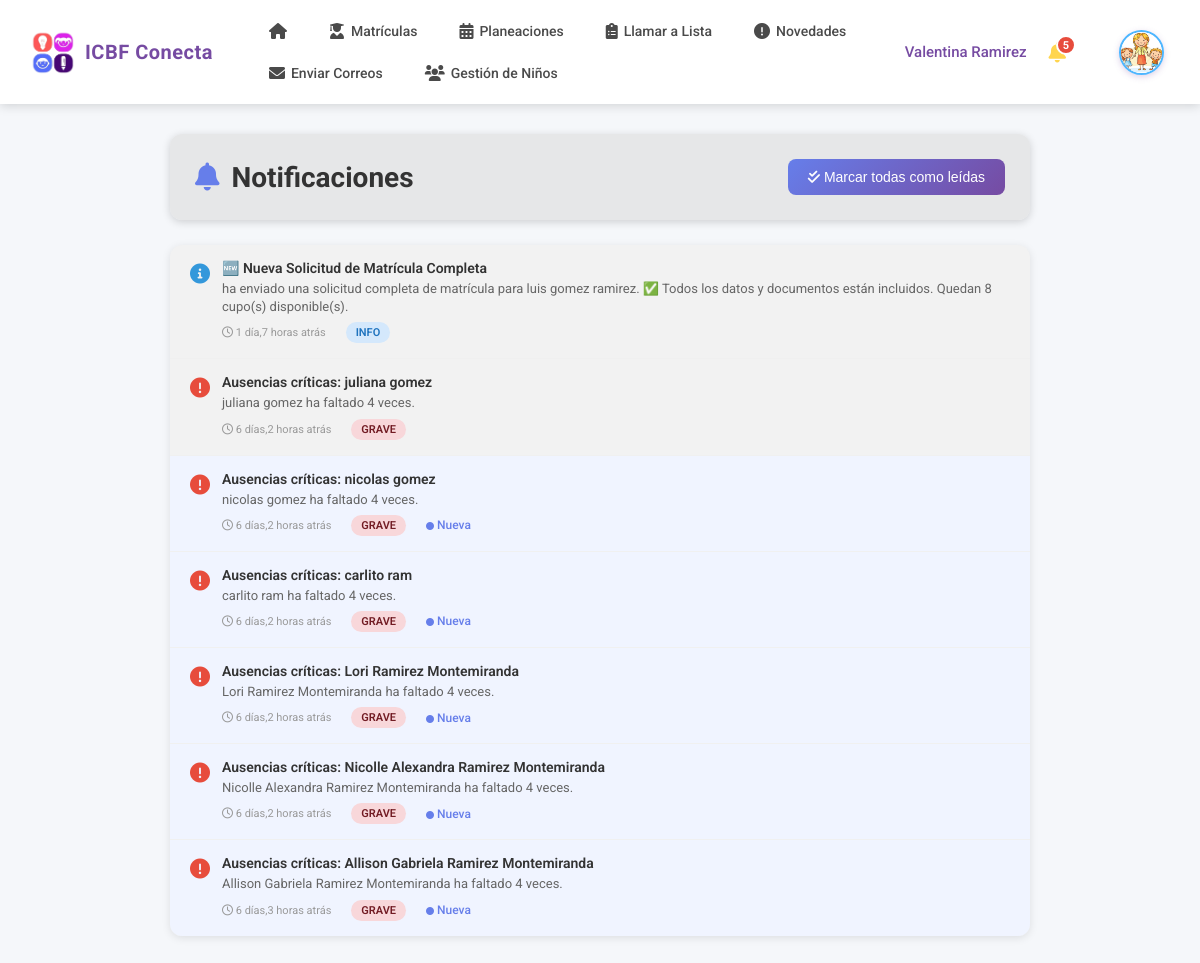
The app's page /notifications/ (signed in), older data.
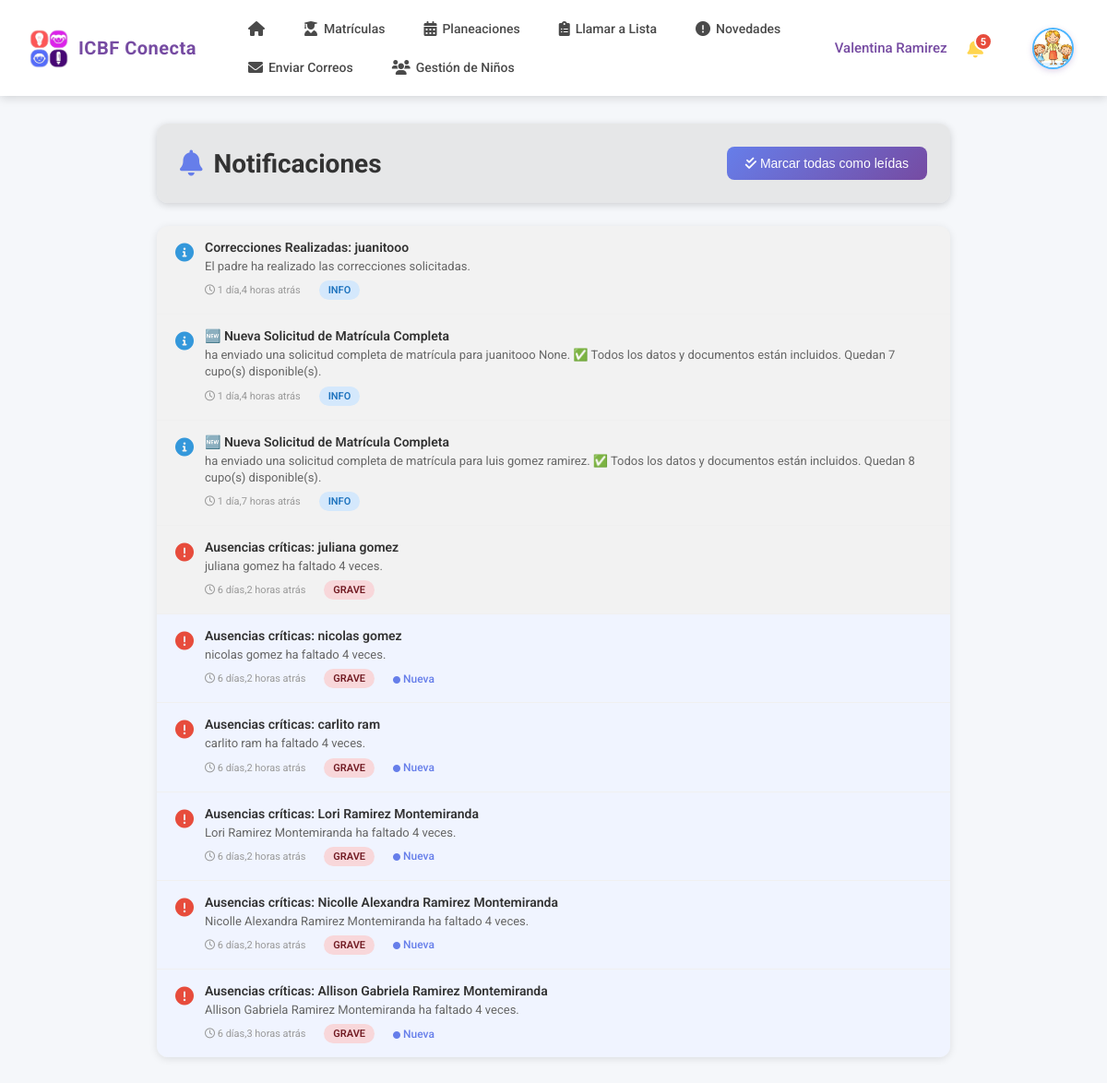
The same page, newer data.
### notifications/models.py (models this page shows, shortened)
class Notification(models.Model):
    title = models.CharField(max_length=200)
    message = models.TextField()
    level = models.CharField(
        max_length=20,
        choices=[("grave", "Grave"), ("warning", "Warning"), ("info", "Info")],
        default="info",
    )
    created_at = models.DateTimeField(auto_now_add=True)
    read = models.BooleanField(default=False)
    recipient = models.ForeignKey(
        User,
        null=True,
        blank=True,
        on_delete=models.CASCADE,
        related_name="notifications_received"
    )
    content_type = models.ForeignKey(
        ContentType,
        on_delete=models.CASCADE,
        null=True,
        blank=True,
        related_name="notifications_content"
    )
    object_id = models.PositiveIntegerField(null=True, blank=True)
    related_object = GenericForeignKey("content_type", "object_id")
    class Meta:
        ordering = ["-created_at"]

### notifications/views.py (the view)
# urls.py: path('', views.notificaciones_list, name='list'),
@login_required
def notificaciones_list(request):
    notificaciones = Notification.objects.filter(recipient=request.user).order_by('-created_at')
    return render(request, 'notificaciones/list.html', {
        'notificaciones': notificaciones
    })

### templates/notificaciones/list.html (shortened to what this page needs)
{% load static %}
<!DOCTYPE html>
<html lang="es">
<head>
    <link rel="stylesheet" href="https://cdnjs.cloudflare.com/ajax/libs/font-awesome/6.4.0/css/all.min.css">
</head>
<body>
    {% include 'madre/navbar_madre.html' %}
    <div class="container">
        <div class="header">
            <h1>
                <i class="fas fa-bell"></i>
                Notificaciones
            </h1>
            {% if notificaciones %}
            <button class="mark-all-btn" onclick="marcarTodasLeidas()">
                <i class="fas fa-check-double"></i> Marcar todas como leídas
            </button>
            {% endif %}
        </div>
        <div class="notifications-container">
            {% if notificaciones %}
                {% for notif in notificaciones %}
                <div class="notification-item {% if not notif.read %}unread{% endif %}"
                     {% if notif.object_id %}onclick="handleNotificationClick({{ notif.object_id }}, {{ notif.id }}, '{{ notif.title }}');"{% endif %}>
                    <div class="notification-icon">
                        {% if notif.level == 'grave' %}
                            <i class="fas fa-exclamation-circle" style="color: #e74c3c;"></i>
                        {% elif notif.level == 'warning' %}
                            <i class="fas fa-exclamation-triangle" style="color: #f39c12;"></i>
                        {% else %}
                            <i class="fas fa-info-circle" style="color: #3498db;"></i>
                        {% endif %}
                    </div>
                    <div class="notification-content">
                        <div class="notification-title">{{ notif.title }}</div>
                        <div class="notification-message">{{ notif.message }}</div>
                        <div class="notification-meta">
                            <span class="notification-time">
                                <i class="far fa-clock"></i> {{ notif.created_at|timesince }} atrás
                            </span>
                            <span class="notification-level {{ notif.level }}">{{ notif.level }}</span>
                            {% if not notif.read %}
                            <span style="color: #667eea; font-size: 12px; font-weight: 500;">
                                <i class="fas fa-circle" style="font-size: 8px;"></i> Nueva
                            </span>
                            {% endif %}
                        </div>
                    </div>
                </div>
                {% endfor %}
            {% endif %}
        </div>
    </div>
</body>
</html>

Row changes from the older to the newer data that the page shows:
added Notification: title "Correcciones Realizadas: juanitooo", message "El padre ha realizado las correcciones solicitadas.", created_at "1 día,4 horas", level "INFO", read True (drawn)
added Notification: title "🆕 Nueva Solicitud de Matrícula Completa", message "ha enviado una solicitud completa de matrícula para juanitooo None. ✅ Todos los datos y documentos están incluidos. Quedan 7 cupo(s) disponible(s).", created_at "1 día,4 horas", level "INFO", read True (drawn)
